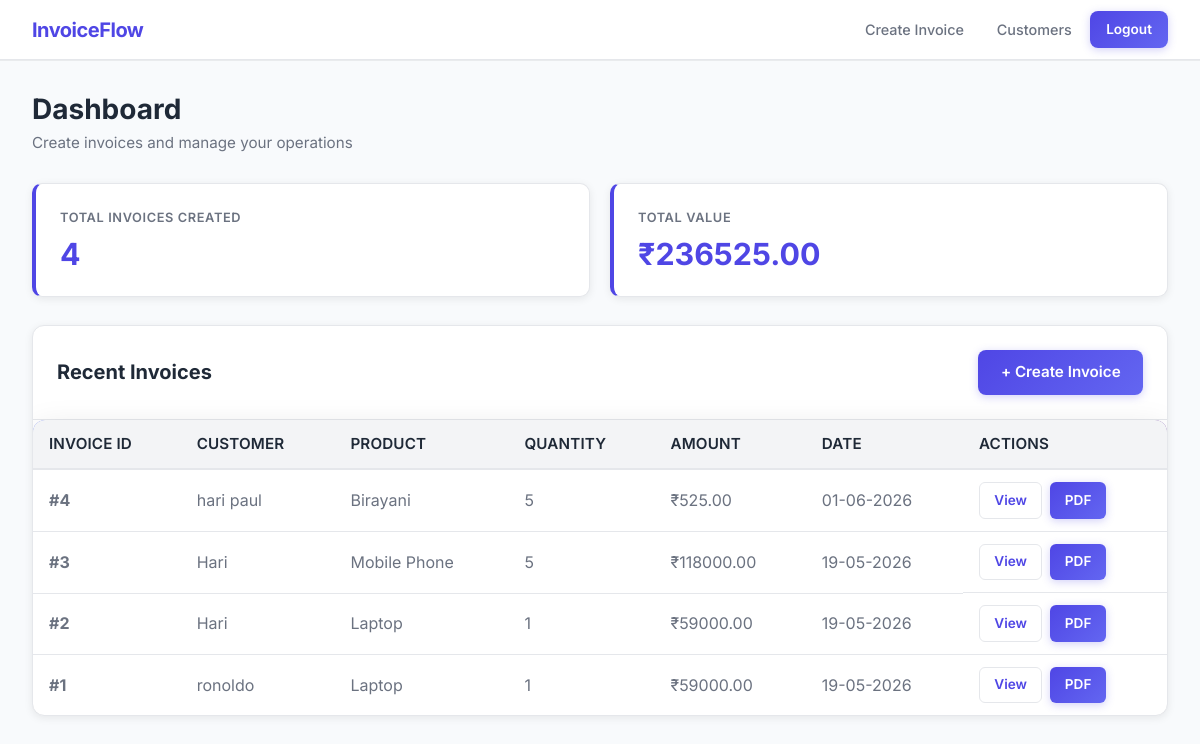
The page /user_dashboard (signed in) on the database its author committed.
### tables this page shows
CREATE TABLE invoices (
            id INTEGER PRIMARY KEY AUTOINCREMENT,
            customer_id INTEGER,
            product_id INTEGER,
            customer TEXT NOT NULL,
            product TEXT NOT NULL,
            quantity INTEGER NOT NULL,
            price REAL NOT NULL,
            total REAL NOT NULL,
            date TEXT NOT NULL,
            created_by TEXT, customer_email TEXT DEFAULT "", customer_address TEXT DEFAULT "", gst_rate REAL DEFAULT 0.18, gst_amount REAL DEFAULT 0, last_updated TEXT DEFAULT '',
            FOREIGN KEY (customer_id) REFERENCES users (id),
            FOREIGN KEY (product_id) REFERENCES products (id)
        );

### app.py (the view)
@app.route('/user_dashboard')
@require_role('user')
def user_dashboard():
    conn = get_db_connection()
    invoices = conn.execute('SELECT * FROM invoices ORDER BY id DESC').fetchall()
    totals = conn.execute('SELECT COALESCE(SUM(total), 0) AS revenue FROM invoices').fetchone()
    total_revenue = totals['revenue'] if totals else 0
    conn.close()
    return render_template(
        'user/dashboard.html',
        invoices=invoices,
        total_revenue=total_revenue,
        email_preview=session.pop('invoice_email_preview', None)
    )

### app.py (called while the page is built, shortened)
def get_db_connection():
    connection = sqlite3.connect(DATABASE)
    connection.row_factory = sqlite3.Row
    return connection

def require_role(*roles):
    def decorator(f):
        @wraps(f)
        def decorated_function(*args, **kwargs):
            user_role = session.get('role')
            return f(*args, **kwargs)
        return decorated_function
    return decorator

### templates/user/dashboard.html
{% extends "base.html" %}
{% block content %}
<div class="dashboard-header">
    <h1>Dashboard</h1>
    <p>Create invoices and manage your operations</p>
</div>
<div class="stats-grid">
    <div class="stat-card">
        <div class="stat-label">Total Invoices Created</div>
        <div class="stat-value">{{ invoices|length }}</div>
    </div>
    <div class="stat-card">
        <div class="stat-label">Total Value</div>
        <div class="stat-value">₹{{ "%.2f"|format(total_revenue) }}</div>
    </div>
</div>
<div class="table-container">
    <div class="table-header">
        <h2>Recent Invoices</h2>
        <a href="{{ url_for('create_invoice') }}" class="button">+ Create Invoice</a>
    </div>
    {% if invoices %}
    <table>
        <thead>
            <tr>
                <th>Invoice ID</th>
                <th>Customer</th>
                <th>Product</th>
                <th>Quantity</th>
                <th>Amount</th>
                <th>Date</th>
                <th>Actions</th>
            </tr>
        </thead>
        <tbody>
            {% for invoice in invoices %}
            <tr>
                <td><strong>#{{ invoice['id'] }}</strong></td>
                <td>{{ invoice['customer'] }}</td>
                <td>{{ invoice['product'] }}</td>
                <td>{{ invoice['quantity'] }}</td>
                <td>₹{{ "%.2f"|format(invoice['total']) }}</td>
                <td>{{ invoice['date'] }}</td>
                <td class="table-actions">
                    <a href="{{ url_for('view_invoice', invoice_id=invoice['id']) }}" class="button secondary mini">View</a>
                    <a href="{{ url_for('download_invoice', invoice_id=invoice['id']) }}" class="button mini">PDF</a>
                </td>
            </tr>
            {% endfor %}
        </tbody>
    </table>
    {% else %}
    <div style="padding: 2rem; text-align: center; color: var(--text-secondary);">
        <p>No invoices yet. <a href="{{ url_for('create_invoice') }}" class="button secondary mini">Create one</a></p>
    </div>
    {% endif %}
</div>
{% endblock %}

### rows shown on the page
invoices: id "4", customer "hari paul", product "Birayani", quantity "5", total "525.00", date "01-06-2026"
invoices: id "3", customer "Hari", product "Mobile Phone", quantity "5", total "118000.00", date "19-05-2026"
invoices: id "2", customer "Hari", product "Laptop", quantity "1", total "59000.00", date "19-05-2026"
invoices: id "1", customer "ronoldo", product "Laptop", quantity "1", total "59000.00", date "19-05-2026"

### other values the page prints
{{ invoices|length }} "4"
{{ "%.2f"|format(total_revenue) }} "236525.00"
